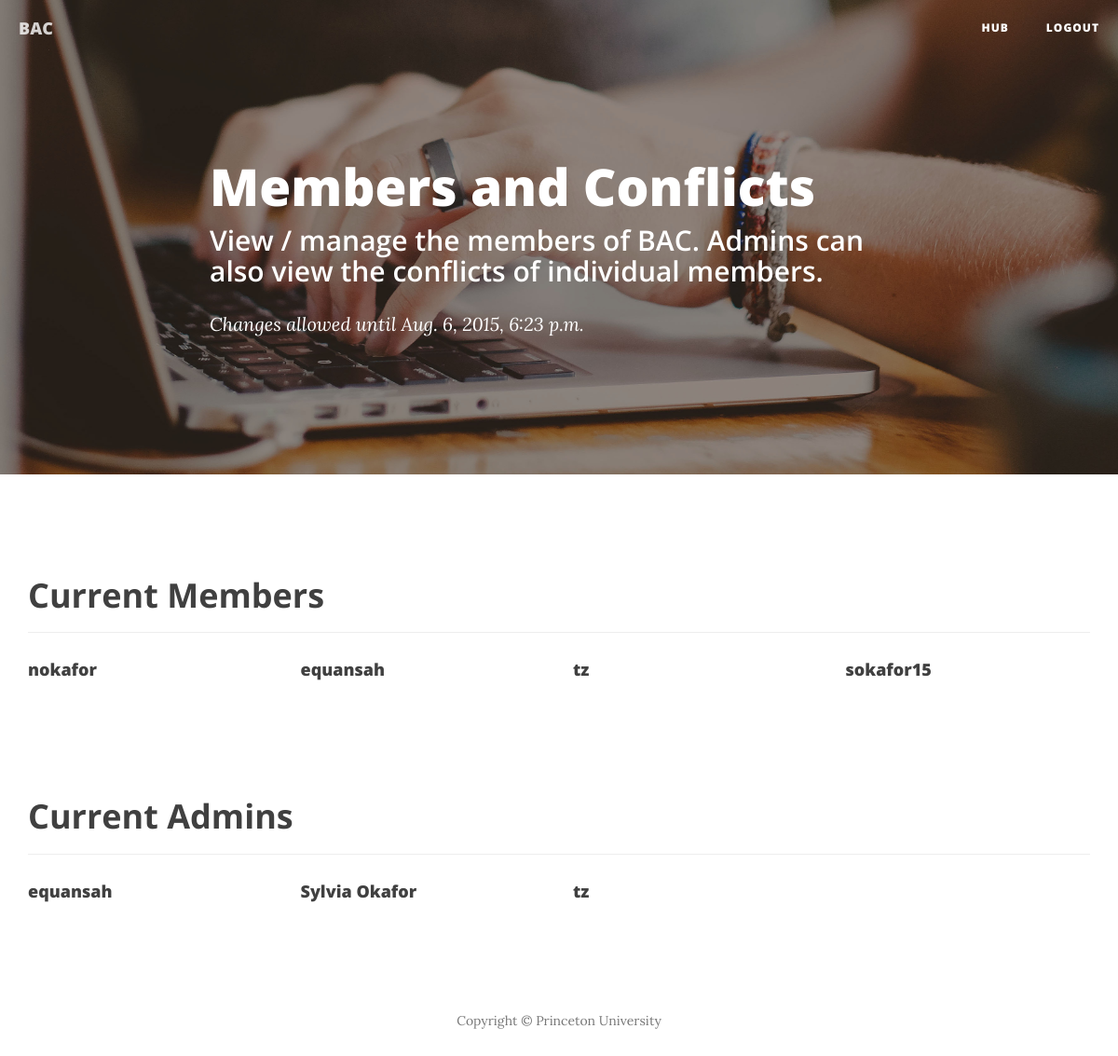
/BAC/sokafor15/members/ (signed in), run on the app's committed database.
### companies/models.py (models this page shows, shortened)
class Company(Group):
    logo = models.ImageField(upload_to='companies')
    short_description = models.CharField(max_length=255)
    has_schedule = models.BooleanField(default=False)
    conflicts_due = models.DateTimeField(blank=True, null=True)
    class Meta:
        ordering = ['name']

class Admin(models.Model):
    member = models.ForeignKey(Member)
    company = models.ForeignKey(Company)
    class Meta:
        ordering = ['member']

### profiles/views.py (the view)
def members(request, company_name, member_name):
    member = memberAuth(request, company_name, member_name)
    if member:
        company = Company.objects.get(name=company_name)
        member_list = User.objects.filter(groups__name=company_name)
        admin_list = company.admin_set.all()
        admin = adminAuth(request, company_name, member_name)
        if request.method == 'POST':
            member_form = MemberForm(request.POST)
            if member_form.is_valid():
                new_member = member_form.save(commit=False)
                new_member.company = company
                new_member.save()
                member_form.save_m2m()
                return HttpResponseRedirect('')
        else:
            member_form = MemberForm()
        return render(request, 'profiles/members.html', {'company':company, 'member':member, 'member_list':member_list, 'admin_list':admin_list, 'admin':admin})
    else:
        return HttpResponse('Hello____, You do not have access to this page. Please log into the appropriate company, or sign out here.')

### companies/models.py (called while the page is built)
    def __str__(self):
        if self.first_name and self.last_name:
            return "%s %s" % (self.first_name, self.last_name)
        return self.username

### profiles/functions.py (called while the page is built)
def memberAuth(request, company_name, member_name):
    company = get_object_or_404(Company, name=company_name)
    if request.user.is_authenticated() and member_name == request.user.username:
        if request.user.groups.filter(name=company_name).exists():
            return Member.objects.get(username=member_name)
    return None

def adminAuth(request, company_name, member_name):
    company = get_object_or_404(Company, name=company_name)
    if request.user.is_authenticated() and member_name == request.user.username:
        if Admin.objects.filter(member__username=member_name, company=company).exists():
            return Admin.objects.get(member__username=member_name, company=company)
    return None

### profiles/templates/profiles/members.html (shortened to what this page needs)
{% load staticfiles %}
{% load bootstrap %}
<!DOCTYPE html>
<html lang="en">
<head>
    <link href="//maxcdn.bootstrapcdn.com/bootstrap/3.3.5/css/bootstrap.min.css" rel="stylesheet">
    <link href="{% static 'profiles/css/clean-blog.min.css' %}" rel="stylesheet">
    <link href="//maxcdn.bootstrapcdn.com/font-awesome/4.1.0/css/font-awesome.min.css" rel="stylesheet" type="text/css">
</head>
<body>
    <nav class="navbar navbar-default navbar-custom navbar-fixed-top">
        <div class="container-fluid">
            <div class="navbar-header page-scroll">
                <a class="navbar-brand" href="#">{{ company.name }}</a>
            </div>
            <div class="collapse navbar-collapse" id="bs-example-navbar-collapse-1">
                <ul class="nav navbar-nav navbar-right">
                    <li>
                        <a href="{% url 'profiles:profile' company.name member.username %}">Hub</a>
                    </li>
                    <li>
                        <a href="logout/">Logout</a>
                    </li>
                </ul>
            </div>
        </div>
    </nav>
    <header class="intro-header" style="background-image: url({% static 'profiles/img/post-bg-4.jpg' %})">
        <div class="container">
            <div class="row">
                <div class="col-lg-8 col-lg-offset-2 col-md-10 col-md-offset-1">
                    <div class="post-heading">
                        <h1>Members and Conflicts</h1>
                        <h2 class="subheading">View / manage the members of {{ company.name }}. Admins can also view the conflicts of individual members.</h2>
                        <span class="meta">
                            {% if company.conflicts_due %}
                                Changes allowed until {{ company.conflicts_due }}
                            {% else %}
                                Return to your hub to set the due date for conflicts.
                            {% endif %}
                        </span>
                    </div>
                </div>
            </div>
        </div>
    </header>
    <section>
        <div class="container">
            <div class="row">
                <div class="col-lg-12">
                    <h2 class="section-heading">Current Members</h2>
                    <hr>
                </div>
            </div>
            <div class="row">
                {% if member_list %}
                    {% for mem in member_list %}
                        <div class="col-md-3 col-sm-4 col-xs-6 portfolio-item">
                            <div class="portfolio-caption" style="display:flex; flex-direction:row; align-items:center">
                                {% ifequal mem.id member.id %}
                                    <a href="{% url 'profiles:conflicts' company.name member.username %}"><h4>{{ mem }}</h4></a>
                                {% else %}
                                    {% if admin %}
                                        <a data-toggle="modal" href="{% url 'updates:ConflictView' company.name member.username mem.id %}" data-target="#{{ mem.id }}-modal"><h4>{{ mem }}</h4></a>
                                        <a href="#"><span class="fa fa-plus-circle" style="margin-left:5px"></span></a>
                                        <a href="{% url 'updates:deleteMember' company.name member.username mem.id %}"><span class="fa fa-minus-circle" style="margin-left:5px"></span></a>
                                    {% else %}
                                        <h4>{{ mem }}</h4>
                                    {% endif %}
                                {% endifequal %}
                            </div>
                        </div>
                    {% endfor %}
                {% else %}
                    <p>No members have been added yet.</p>
                {% endif %}
            </div>
        </div>
    </section>
    <br>
    <br>
    <section>
        <div class="container">
            <div class="row">
                <div class="col-lg-12">
                    <h2 class="section-heading">Current Admins</h2>
                    <hr>
                </div>
            </div>
            <div class="row">
                {% if admin_list %}
                    {% for admin in admin_list %}
                        <div class="col-md-3 col-sm-4 col-xs-6  portfolio-item">
                            {% ifequal admin.member member%}
                                <div class="portfolio-caption" style="display:flex; flex-direction:row; align-items:center">
                                    <h4> {{ member }}</h4>
                                    <a href="{% url 'updates:deleteAdmin' company.name member.username %}"><span class="fa fa-minus-circle" style="margin-left:5px"></span></a>
                                </div>
                            {% else %}
                                <div class="portfolio-caption">
                                    <h4>{{ admin.member }}</h4>
                                </div>
                            {% endifequal %}
                        </div>
                    {% endfor %}
                {% else %}
                    <p>No admins have been added yet.</p>
                {% endif %}
            </div>
        </div>
    </section>
    <br>
    <footer>
        <div class="container">
            <div class="row">
                <div class="col-lg-8 col-lg-offset-2 col-md-10 col-md-offset-1">
                    <p class="copyright text-muted">Copyright &copy; Princeton University</p>
                </div>
            </div>
        </div>
    </footer>
</body>
</html>

### data on the page
Company: conflicts_due "Aug. 6, 2015, 6:23 p.m."
Admin: member "equansah"
Admin: member "Sylvia Okafor"
Admin: member "tz"

### other printed values
{{ company.name }} "BAC"
{{ mem }} "nokafor"
{{ mem }} "equansah"
{{ mem }} "tz"
{{ mem }} "sokafor15"
